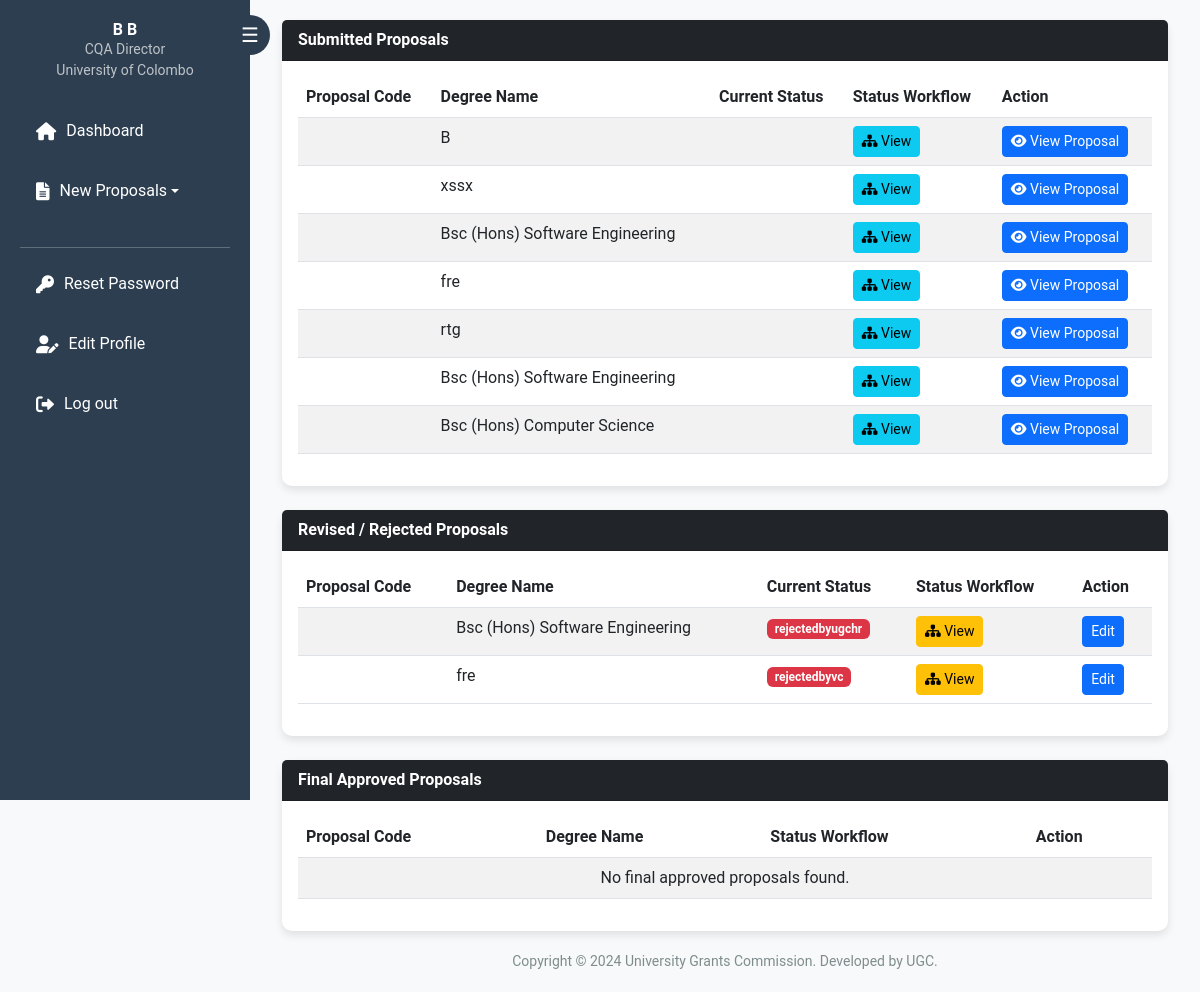
The page /submitted_proposals.php (signed in) on the database as committed earlier.
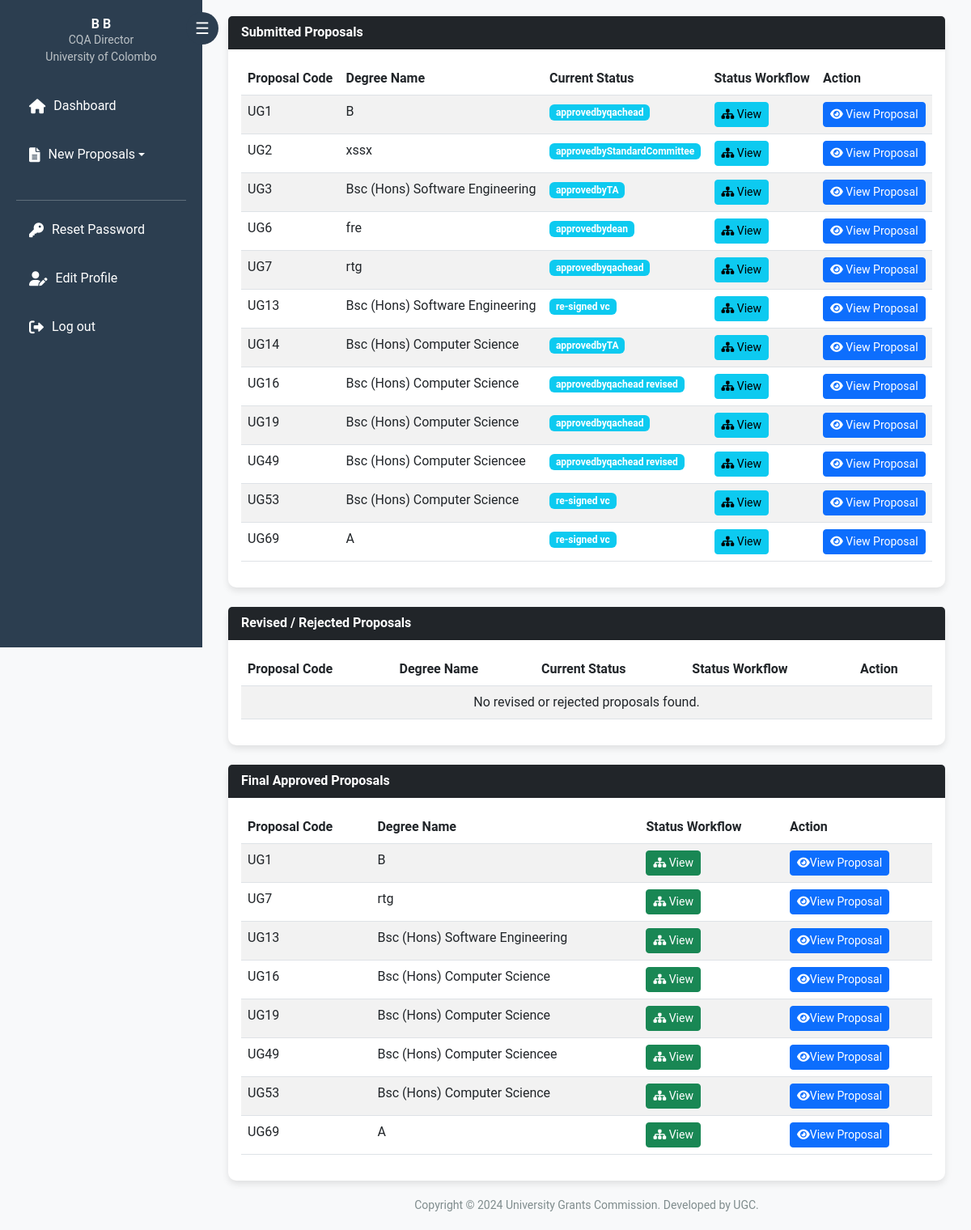
The same page on the database as committed later.
### tables this page shows
CREATE TABLE `proposal_general_info` (
  `proposal_id` int(11) NOT NULL,
  `degree_name_english` varchar(255) NOT NULL,
  `degree_name_sinhala` varchar(255) NOT NULL,
  `degree_name_tamil` varchar(255) NOT NULL,
  `abbreviated_qualification` varchar(50) NOT NULL,
  `general_info_id` int(11) NOT NULL,
  `qualification_name_english` varchar(1000) NOT NULL,
  `qualification_name_sinhala` varchar(1000) NOT NULL,
  `qualification_name_tamil` varchar(1000) NOT NULL
);

CREATE TABLE `proposal_comments` (
  `comment_id` int(11) NOT NULL,
  `proposal_id` int(11) NOT NULL,
  `comment` varchar(1000) NOT NULL,
  `seal_and_sign` varchar(10000) DEFAULT NULL,
  `proposal_status` varchar(1000) NOT NULL,
  `id` int(11) NOT NULL,
  `Date` date NOT NULL DEFAULT current_timestamp(),
  `Time` time NOT NULL
);

CREATE TABLE `proposals` (
  `proposal_id` int(11) NOT NULL,
  `university_id` int(11) NOT NULL,
  `created_by` int(11) NOT NULL,
  `status` enum('fresh','draft','submitted','under_review','approvedbydean','rejectedbydean','rejectedbyvc','approvedbyvc','approvedbycqa','rejectedbycqa','approvedbyugcfinance','rejectedbyugcfinance','approvedbyugchr','rejectedbyugchr','approvedbyugcidd','rejecteddbyugcidd','approvedbyugcacademic','rejectedbyugcacademic','approvedbyugcadmission','rejectedbyugcadmission','approvedbyqachead','rejectedbyqachead','approvedbyTA','rejectedbyTA','approvedbysecretary','rejectedbysecretary','approvedbyStandardCommittee','rejectedbyStandardCommittee','approvedbyqachead_revised','approvedbydean_revised','approvedbycqa_revised','approvedbyvc_revised','resignature_request_from_university','re-signed_dean','re-signed_cqa','re-signed_vc','approvedbyalldepartments','under_review_by_ATechAssistant','under_review_by_BTechAssistant') DEFAULT 'draft',
  `university_visible_status` varchar(100) NOT NULL,
  `created_at` timestamp NOT NULL DEFAULT current_timestamp(),
  `updated_at` timestamp NOT NULL DEFAULT current_timestamp() ON UPDATE current_timestamp(),
  `submitted_at` timestamp NULL DEFAULT NULL ON UPDATE current_timestamp(),
  `id` int(11) DEFAULT NULL,
  `proposal_code` varchar(1000) NOT NULL,
  `proposal_type` varchar(100) NOT NULL,
  `last_updated_by` int(11) DEFAULT NULL
);

### submitted_proposals.php (the view, shortened to what the changed rows need)
<?php
include 'databaseconnection.php';
$username = $_SESSION['username'];
$query = "SELECT first_name, last_name, role, university, university_id, id FROM users WHERE username = ?";
$stmt = $connection->prepare($query);
$stmt->bind_param("s", $username);
$stmt->execute();
$result = $stmt->get_result();
if ($result->num_rows > 0) {
    $user = $result->fetch_assoc();
    $university_id = $user['university_id'];
} else {
    $full_name = "Unknown User";
    $Role = "Unknown Role";
    $university = "Unknown University";
    $_SESSION['university'] = $university;
}
$proposal_filter_sql    = "";
$proposal_filter_params = [];
$proposal_filter_types  = "";
$base_params = [$university_id];
$final_params = array_merge($base_params, $proposal_filter_params);
$final_types = "i" . $proposal_filter_types;
$submittedProposals = [];
$submitted_query = "
    SELECT p.proposal_id, p.proposal_code, p.university_visible_status, p.status, gi.degree_name_english
    FROM proposals p
    JOIN proposal_general_info gi ON p.proposal_id = gi.proposal_id
    WHERE p.university_id = ? AND p.status NOT IN ('draft', 'fresh')
    {$proposal_filter_sql}  -- The filter for PC or Dean is added here!
    ORDER BY p.proposal_id ASC";
$stmt = $connection->prepare($submitted_query);
$stmt->bind_param($final_types, ...$final_params);
$stmt->execute();
$result = $stmt->get_result();
while ($row = $result->fetch_assoc()) {
    $submittedProposals[] = $row;
}
$revisedProposals = [];
$revised_query = "
    SELECT p.proposal_id,
           p.proposal_code,
           p.status,
           p.university_visible_status,
           gi.degree_name_english,
           c.comment,
           c.comment_id,
           c.seal_and_sign,
           c.proposal_status,
           c.Date
    FROM proposals p
    LEFT JOIN proposal_comments c
        ON p.proposal_id = c.proposal_id
        AND c.comment_id = (SELECT MAX(comment_id) FROM proposal_comments WHERE proposal_id = p.proposal_id)
    LEFT JOIN proposal_general_info gi
    ON p.proposal_id = gi.proposal_id
    WHERE p.university_id = ? AND p.status LIKE 'rejectedby%'
    {$proposal_filter_sql}
    ORDER BY p.proposal_id ASC";
$stmt = $connection->prepare($revised_query);
$stmt->bind_param($final_types, ...$final_params);
$stmt->execute();
$result = $stmt->get_result();
while ($row = $result->fetch_assoc()) {
    $revisedProposals[] = $row;
}
$finalapprovedProposals = [];
$approved_query = "
    SELECT p.proposal_id,p.proposal_code, p.university_visible_status, p.status, gi.degree_name_english,
        COALESCE(pc.comment, 'No Comment') AS latest_comment,
        COALESCE(pc.proposal_status, 'No Status') AS latest_status
    FROM proposals p
    LEFT JOIN proposal_comments pc
        ON p.proposal_id = pc.proposal_id
        AND pc.comment_id = (
            SELECT MAX(comment_id) FROM proposal_comments
            WHERE proposal_id = p.proposal_id
        )
    LEFT JOIN proposal_general_info gi
    ON p.proposal_id = gi.proposal_id
    WHERE p.university_id = ?
    AND p.university_visible_status IN ('approvedbyqachead','approvedbyqachead_revised','re-signed_vc')
    {$proposal_filter_sql}
    ORDER BY p.proposal_id ASC
";
$stmt = $connection->prepare($approved_query);
$stmt->bind_param($final_types, ...$final_params);
$stmt->execute();
$result = $stmt->get_result();
while ($row = $result->fetch_assoc()) {
    $finalapprovedProposals[] = $row;
}
$history_by_proposal = [];
$submitted_ids = array_column($submittedProposals, 'proposal_id');
$revised_ids = array_column($revisedProposals, 'proposal_id');
$approved_ids = array_column($finalapprovedProposals, 'proposal_id');
$all_proposal_ids = array_unique(array_merge($submitted_ids, $revised_ids, $approved_ids));
if (!empty($all_proposal_ids)) {
    $statuses_to_hide = [
        'approvedbyugcfinance', 'rejectedbyugcfinance',
        'approvedbyugchr',      'rejectedbyugchr',
        'approvedbyugcidd',     'rejectedbyugcidd',
        'approvedbyugcacademic','rejectedbyugcacademic',
        'approvedbyugcadmission','rejectedbyugcadmission',
        'approvedbyalldepartments'
    ];
    $id_placeholders = implode(',', array_fill(0, count($all_proposal_ids), '?'));
    $status_placeholders = implode(',', array_fill(0, count($statuses_to_hide), '?'));
    $history_query = "
        SELECT proposal_id, proposal_status, `Date`, comment
        FROM proposal_comments
        WHERE proposal_id IN ($id_placeholders)
          AND proposal_status NOT IN ($status_placeholders)
        ORDER BY proposal_id, `Date` ASC
    ";
    $stmt_history = $connection->prepare($history_query);
    $params_to_bind = array_merge($all_proposal_ids, $statuses_to_hide);
    $types = str_repeat('i', count($all_proposal_ids)) . str_repeat('s', count($statuses_to_hide));
    $stmt_history->bind_param($types, ...$params_to_bind);
    $stmt_history->execute();
    $history_result = $stmt_history->get_result();
    while ($history_row = $history_result->fetch_assoc()) {
        $history_by_proposal[$history_row['proposal_id']][] = $history_row;
    }
}
?>
<!DOCTYPE html>
<html lang="en">
<head>
    <link href="https://cdn.jsdelivr.net/npm/bootstrap@5.3.0/dist/css/bootstrap.min.css" rel="stylesheet">
    <link href="https://cdnjs.cloudflare.com/ajax/libs/font-awesome/6.0.0-beta3/css/all.min.css" rel="stylesheet">
</head>
<body>
    <div id="main-content" class="main-content">
        <div class="container-fluid">
            <div class="card mb-4">
                <div class="card-body">
                    <div class="table-responsive">
                        <table class="table table-striped table-hover">
                            <thead>
                                <tr>
                                    <th>Proposal Code</th>
                                    <th>Degree Name</th>
                                    <th>Current Status</th>
                                    <th>Status Workflow</th>
                                    <th>Action</th>
                                </tr>
                            </thead>
                            <tbody>
                                <?php if (empty($submittedProposals)): ?>
                                    <tr><td colspan="4" class="text-center">No submitted proposals found.</td></tr>
                                <?php else: foreach ($submittedProposals as $proposal): ?>
                                    <tr>
                                        <td><?php echo htmlspecialchars($proposal['proposal_code']); ?></td>
                                        <td><?php echo htmlspecialchars($proposal['degree_name_english']); ?></td>
                                        <td><span class="badge bg-info"><?php echo str_replace("_", " ", htmlspecialchars($proposal['university_visible_status'])); ?></span></td>
                                        <td>
                                            <button type="button" class="btn btn-info btn-sm"
                                                    data-bs-toggle="modal"
                                                    data-bs-target="#statusModal"
                                                    data-proposal-code="<?php echo htmlspecialchars($proposal['proposal_code']); ?>"
                                                    data-history='<?php echo htmlspecialchars(json_encode($history_by_proposal[$proposal['proposal_id']] ?? [])); ?>'>
                                                <i class="fas fa-sitemap"></i> View
                                            </button>
                                        </td>
                                        <td>
                                    <a href="view_proposal.php?id=<?php echo $proposal['proposal_id']; ?>" class="btn btn-primary btn-sm">
                                        <i class="fas fa-eye"></i> View Proposal
                                    </a>
                                </td>
                                    </tr>
                                <?php endforeach; endif; ?>
                            </tbody>
                        </table>
                    </div>
                </div>
            </div>
            <div class="card mb-4">
                <div class="card-body">
                    <div class="table-responsive">
                        <table class="table table-striped table-hover">
                            <thead>
                                <tr>
                                    <th>Proposal Code</th>
                                    <th>Degree Name</th>
                                    <th>Current Status</th>
                                    <th>Status Workflow</th>
                                    <th>Action</th>
                                </tr>
                            </thead>
                            <tbody>
                                <?php if (empty($revisedProposals)): ?>
                                    <tr><td colspan="5" class="text-center">No revised or rejected proposals found.</td></tr>
                                <?php else: foreach ($revisedProposals as $proposal): ?>
                                    <tr>
                                        <td><?php echo htmlspecialchars($proposal['proposal_code']); ?></td>
                                        <td><?php echo htmlspecialchars($proposal['degree_name_english']); ?></td>
                                        <td><span class="badge bg-danger"><?php echo str_replace("_", " ", htmlspecialchars($proposal['status'])); ?></span></td>
                                        <td>
                                            <button type="button" class="btn btn-warning btn-sm"
                                                    data-bs-toggle="modal"
                                                    data-bs-target="#statusModal"
                                                    data-proposal-code="<?php echo htmlspecialchars($proposal['proposal_code']); ?>"
                                                    data-history='<?php echo htmlspecialchars(json_encode($history_by_proposal[$proposal['proposal_id']] ?? [])); ?>'>
                                                <i class="fas fa-sitemap"></i> View
                                            </button>
                                        </td>
                                        <td>
                                            <a href="new_proposal_section.php?proposal_id=<?php echo $proposal['proposal_id']; ?>&edit=true&initial" class="btn btn-primary btn-sm">Edit</a>
                                        </td>
                                    </tr>
                                <?php endforeach; endif; ?>
                            </tbody>
                        </table>
                    </div>
                </div>
            </div>
            <div class="card">
                <div class="card-body">
                    <div class="table-responsive">
                        <table class="table table-striped table-hover">
                            <thead>
                                <tr>
                                    <th>Proposal Code</th>
                                    <th>Degree Name</th>
                                    <th>Status Workflow</th>
                                    <th>Action</th>
                                </tr>
                            </thead>
                            <tbody>
                                <?php if (empty($finalapprovedProposals)): ?>
                                    <tr><td colspan="4" class="text-center">No final approved proposals found.</td></tr>
                                <?php else: foreach ($finalapprovedProposals as $proposal): ?>
                                    <tr>
                                        <td><?php echo htmlspecialchars($proposal['proposal_code']); ?></td>
                                        <td><?php echo htmlspecialchars($proposal['degree_name_english']); ?></td>
                                        <td>
                                            <button type="button" class="btn btn-success btn-sm"
                                                    data-bs-toggle="modal"
                                                    data-bs-target="#statusModal"
                                                    data-proposal-code="<?php echo htmlspecialchars($proposal['proposal_code']); ?>"
                                                    data-history='<?php echo htmlspecialchars(json_encode($history_by_proposal[$proposal['proposal_id']] ?? [])); ?>'>
                                                <i class="fas fa-sitemap"></i> View
                                            </button>
                                        </td>
                                        <td>
                                            <a href="view_proposal.php?id=<?php echo $proposal['proposal_id']; ?>" class="btn btn-primary btn-sm"><i class="fas fa-eye"></i>View Proposal</a>
                                        </td>
                                    </tr>
                                <?php endforeach; endif; ?>
                            </tbody>
                        </table>
                    </div>
                </div>
            </div>
        </div>
</body>
</html>

Rows that differ between the two databases and show on the page:
no longer on this page (row edited): proposal_comments: degree_name_english "Bsc (Hons) Software Engineering", proposal.status "rejectedbyugchr"
no longer on this page (row edited): proposal_comments: degree_name_english "fre", proposal.status "rejectedbyvc"
changed proposal_general_info (number 1 of 12 on the later page): proposal.proposal_code (not shown) → "UG1"; proposal.university_visible_status (not shown) → "approvedbyqachead"
changed proposal_general_info "xssx": proposal.proposal_code (not shown) → "UG2"; proposal.university_visible_status (not shown) → "approvedbyStandardCommittee"
changed proposal_general_info (number 3 of 12 on the later page): proposal.proposal_code (not shown) → "UG3"; proposal.university_visible_status (not shown) → "approvedbyTA"
changed proposal_general_info "fre": proposal.proposal_code (not shown) → "UG6"; proposal.university_visible_status (not shown) → "approvedbydean"
changed proposal_general_info "rtg": proposal.proposal_code (not shown) → "UG7"; proposal.university_visible_status (not shown) → "approvedbyqachead"
changed proposal_general_info (number 6 of 12 on the later page): proposal.proposal_code (not shown) → "UG13"; proposal.university_visible_status (not shown) → "re-signed vc"
now on this page (row edited): proposal_general_info: proposal.proposal_code "UG14", degree_name_english "Bsc (Hons) Computer Science", proposal.university_visible_status "approvedbyTA"
changed proposal_general_info (number 8 of 12 on the later page): proposal.proposal_code (not shown) → "UG16"; proposal.university_visible_status (not shown) → "approvedbyqachead revised"
now on this page (row edited): proposal_general_info: proposal.proposal_code "UG19", degree_name_english "Bsc (Hons) Computer Science", proposal.university_visible_status "approvedbyqachead"
added proposal_general_info: proposal.proposal_code "UG49", degree_name_english "Bsc (Hons) Computer Sciencee", proposal.university_visible_status "approvedbyqachead revised"
added proposal_general_info: proposal.proposal_code "UG53", degree_name_english "Bsc (Hons) Computer Science", proposal.university_visible_status "re-signed vc"
added proposal_general_info: proposal.proposal_code "UG69", degree_name_english "A", proposal.university_visible_status "re-signed vc"
now on this page (row edited): proposals: proposal_code "UG1", degree_name_english "B"
now on this page (row edited): proposals: proposal_code "UG7", degree_name_english "rtg"
now on this page (row edited): proposals: proposal_code "UG13", degree_name_english "Bsc (Hons) Software Engineering"
now on this page (row edited): proposals: proposal_code "UG16", degree_name_english "Bsc (Hons) Computer Science"
now on this page (row edited): proposals: proposal_code "UG19", degree_name_english "Bsc (Hons) Computer Science"
added proposals: proposal_code "UG49", degree_name_english "Bsc (Hons) Computer Sciencee"
added proposals: proposal_code "UG53", degree_name_english "Bsc (Hons) Computer Science"
added proposals: proposal_code "UG69", degree_name_english "A"
Other text that changed with them:
text no longer shown: "No final approved proposals found."
text now shown: "No revised or rejected proposals found."
